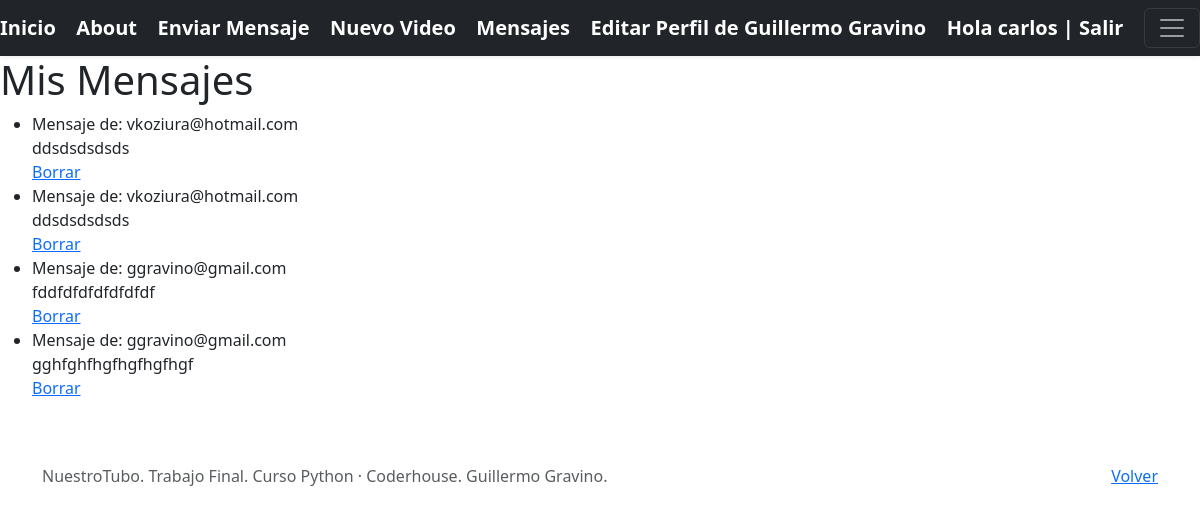
The page /mensaje/list (signed in) on the database its author committed.
### AdminVideos/models.py (models this page shows)
class Profile(models.Model):
     user = models.OneToOneField(User, on_delete=models.CASCADE, related_name="profile")
     nombre_completo = models.CharField(max_length=80, blank=False)
     avatar = models.ImageField(upload_to="avatares", null=True, blank=True)
     @property
     def avatar_url(self):
        return self.avatar.url if self.avatar else ''

class Mensaje(models.Model):
    mensaje = models.TextField(max_length=1000)
    email = models.EmailField()
    creado_el = models.DateTimeField(auto_now_add=True)
    destinatario = models.ForeignKey(User, on_delete=models.CASCADE, related_name="mensajes")

### AdminVideos/views.py (the view)
# urls.py: path('mensaje/list', MensajeList.as_view(), name="mensaje-list" ),
class MensajeList(LoginRequiredMixin, ListView):
   model = Mensaje
   context_object_name = "mensajes"
   def get_queryset(self):
       import pdb; pdb.set_trace
       return Mensaje.objects.filter(destinatario=self.request.user).all()

### AdminVideos/templates/AdminVideos/mensaje_list.html
{% extends "AdminVideos/base.html" %}
{% load static %}
 {% block principal %}
 <h1> Mis Mensajes </h1>
<ul>
    {%  for mensaje in mensajes  %}
    <li> Mensaje de: {{mensaje.email}}
        <br>
        {{ mensaje.mensaje }}
        <br>
        <a href="{% url 'mensaje-delete' mensaje.id %}">Borrar</a>
    </li>
    {% endfor %}
</ul>
{% endblock %}

### AdminVideos/templates/AdminVideos/base.html (shortened to what this page needs)
<!DOCTYPE html>
<html lang="es-AR">
<head>
   {% load static %}
<link href="{% static 'AdminVideos/css/bootstrap.min.css' %}" rel="stylesheet">
  </head>
  <body>
<header>
  <div class="navbar navbar-dark bg-dark shadow-sm">
  <a href="{% url 'videos-list' %}" class="navbar-brand d-flex align-items-center">
    <strong>Inicio</strong>
  </a>
  <a href="{% url 'about' %}" class="navbar-brand d-flex align-items-center">
    <strong>About</strong>
  </a>
  <a href="{% url 'mensaje-create' %}" class="navbar-brand d-flex align-items-center">
    <strong>Enviar Mensaje</strong>
  </a>
      {% if user.is_authenticated  %}
        <a href="{% url 'videos-create' %}" class="navbar-brand d-flex align-items-center">
          <strong>Nuevo Video</strong>
        </a>
        <a href="{% url 'mensaje-list' %}" class="navbar-brand d-flex align-items-center">
          <strong>Mensajes</strong>
        </a>
        {% if user.profile %}
        <a href="{% url 'profile-update' user.profile.id %}" class="navbar-brand d-flex align-items-center">
          <strong>Editar Perfil de {{user.profile.nombre_completo}}</strong>
        </a>
        {% else %}
        <a href="{% url 'profile-create' %}" class="navbar-brand d-flex align-items-center">
          <strong>Completar Perfil</strong>
        </a>
        {% endif %}
        <a href="{% url 'logout' %}" class="navbar-brand d-flex align-items-center">
          <strong>Hola {{user.username}} | Salir</strong>
        </a>
      {% endif %}
      <button class="navbar-toggler" type="button" data-bs-toggle="collapse" data-bs-target="#navbarHeader" aria-controls="navbarHeader" aria-expanded="false" aria-label="Toggle navigation">
        <span class="navbar-toggler-icon"></span>
      </button>
    </div>
</header>
{% block principal %}
{% endblock %}
<footer class="text-muted py-5">
    <div class="container">
      <p class="float-end mb-1">
        <a href="{% url 'videos-list' %}">Volver</a>
      </p>
      <p class="mb-1">NuestroTubo. Trabajo Final. Curso Python · Coderhouse. Guillermo Gravino.</p>
    </div>
  </footer>
  </body></html>

### rows shown on the page
Mensaje: email "vkoziura@hotmail.com", mensaje "ddsdsdsdsds"
Mensaje: email "vkoziura@hotmail.com", mensaje "ddsdsdsdsds"
Mensaje: email "ggravino@gmail.com", mensaje "fddfdfdfdfdfdfdf"
Mensaje: email "ggravino@gmail.com", mensaje "gghfghfhgfhgfhgfhgf"

### other values the page prints
{{ user.profile.nombre_completo }} "Guillermo Gravino"
{{ user.username }} "carlos"
